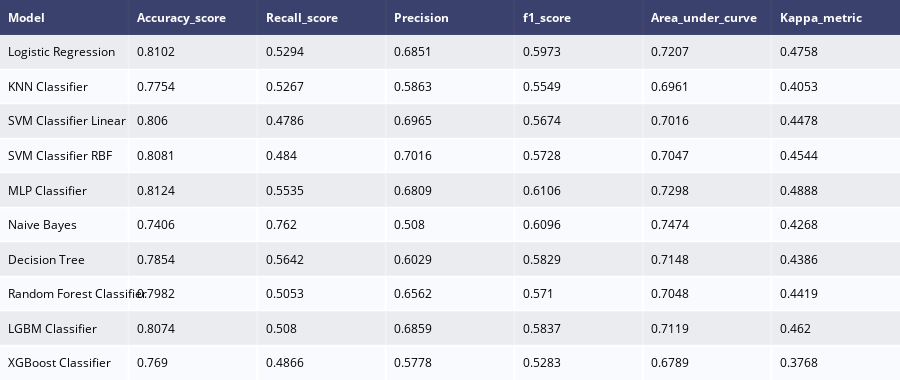

The notebook cell this image was saved under:
### Markdown cell above
Then establish a series of benchmark models and compare their effectiveness.

### Code cell
def model_report(model, X_train, X_test, y_train, y_test, name) :
    model.fit(X_train, y_train)
    y_pred  = model.predict(X_test) 
    
    # Evaluation indicators
    accuracy = accuracy_score(y_test, y_pred)
    recallscore = recall_score(y_test, y_pred)
    precision = precision_score(y_test, y_pred)
    roc_auc = roc_auc_score(y_test, y_pred)
    f1score = f1_score(y_test, y_pred) 
    kappa_metric = cohen_kappa_score(y_test, y_pred)
    
    # Save Data
    df = pd.DataFrame({"Model"           : [name],
                       "Accuracy_score"  : [accuracy],
                       "Recall_score"    : [recallscore],
                       "Precision"       : [precision],
                       "f1_score"        : [f1score],
                       "Area_under_curve": [roc_auc],
                       "Kappa_metric"    : [kappa_metric],
                      })
    return df

# instance model
logit = LogisticRegression()

knn = KNeighborsClassifier(n_neighbors=5) 

svc_lin  = SVC(kernel='linear', random_state=0) 

svc_rbf  = SVC(kernel='rbf', random_state=0) 

mlp_model = MLPClassifier(hidden_layer_sizes=(8,), alpha=0.05, max_iter=50000, 
                          activation='logistic', random_state=0)

gnb = GaussianNB()

decision_tree = DecisionTreeClassifier(criterion='entropy', max_depth=5, random_state=0)  

rfc = RandomForestClassifier(n_estimators=100, random_state=0) 

lgbm_c = LGBMClassifier(boosting_type='gbdt', n_estimators=100, random_state=0) 

xgc = XGBClassifier(n_estimators=100, eta=0.02, max_depth=15, random_state=0, learning_rate=0.001)

# Call
model1 = model_report(logit, X_train_sclaed, X_test_sclaed, y_train, y_test,
                      "Logistic Regression")
model2 = model_report(knn, X_train_sclaed, X_test_sclaed, y_train, y_test,
                      "KNN Classifier")
model3 = model_report(svc_lin, X_train_sclaed, X_test_sclaed, y_train, y_test,
                      "SVM Classifier Linear")
model4 = model_report(svc_rbf, X_train_sclaed, X_test_sclaed, y_train, y_test,
                      "SVM Classifier RBF")
model5 = model_report(mlp_model, X_train_sclaed, X_test_sclaed, y_train, y_test,
                      "MLP Classifier")
model6 = model_report(gnb, X_train, X_test, y_train, y_test,
                      "Naive Bayes")
model7 = model_report(decision_tree, X_train, X_test, y_train, y_test,
                      "Decision Tree")
model8 = model_report(rfc, X_train, X_test, y_train, y_test,
                      "Random Forest Classifier")
model9 = model_report(lgbm_c, X_train, X_test, y_train, y_test,
                      "LGBM Classifier") 
model10 = model_report(xgc, X_train, X_test, y_train, y_test,
                      "XGBoost Classifier")

# Splice Table
model_performances = pd.concat([model1, model2, model3,
                                model4, model5, model6,
                                model7, model8, model9, model10], axis=0).reset_index()

model_performances = model_performances.drop(columns="index",axis =1)

table  = ff.create_table(np.round(model_performances, 4))

py.offline.iplot(table)

### Figure 1 — Plotly figure (JSON) as saved in the notebook; plotly's stock layout.template omitted (floating-point values rounded to 4 significant figures)
{"data": [{"colorscale": [[0, "#00083e"], [0.5, "#ededee"], [1, "#ffffff"]], "hoverinfo": "none", "opacity": 0.75, "showscale": false, "type": "heatmap", "z": [[0, 0, 0, 0, 0, 0, 0], [0.5, 0.5, 0.5, 0.5, 0.5, 0.5, 0.5], [1, 1, 1, 1, 1, 1, 1], [0.5, 0.5, 0.5, 0.5, 0.5, 0.5, 0.5], [1, 1, 1, 1, 1, 1, 1], [0.5, 0.5, 0.5, 0.5, 0.5, 0.5, 0.5], [1, 1, 1, 1, 1, 1, 1], [0.5, 0.5, 0.5, 0.5, 0.5, 0.5, 0.5], [1, 1, 1, 1, 1, 1, 1], [0.5, 0.5, 0.5, 0.5, 0.5, 0.5, 0.5], [1, 1, 1, 1, 1, 1, 1]]}], "layout": {"annotations": [{"align": "left", "font": {"color": "#ffffff"}, "showarrow": false, "text": "<b>Model</b>", "x": -0.45, "xanchor": "left", "xref": "x", "y": 0, "yref": "y"}, {"align": "left", "font": {"color": "#ffffff"}, "showarrow": false, "text": "<b>Accuracy_score</b>", "x": 0.55, "xanchor": "left", "xref": "x", "y": 0, "yref": "y"}, {"align": "left", "font": {"color": "#ffffff"}, "showarrow": false, "text": "<b>Recall_score</b>", "x": 1.55, "xanchor": "left", "xref": "x", "y": 0, "yref": "y"}, {"align": "left", "font": {"color": "#ffffff"}, "showarrow": false, "text": "<b>Precision</b>", "x": 2.55, "xanchor": "left", "xref": "x", "y": 0, "yref": "y"}, {"align": "left", "font": {"color": "#ffffff"}, "showarrow": false, "text": "<b>f1_score</b>", "x": 3.55, "xanchor": "left", "xref": "x", "y": 0, "yref": "y"}, {"align": "left", "font": {"color": "#ffffff"}, "showarrow": false, "text": "<b>Area_under_curve</b>", "x": 4.55, "xanchor": "left", "xref": "x", "y": 0, "yref": "y"}, {"align": "left", "font": {"color": "#ffffff"}, "showarrow": false, "text": "<b>Kappa_metric</b>", "x": 5.55, "xanchor": "left", "xref": "x", "y": 0, "yref": "y"}, {"align": "left", "font": {"color": "#000000"}, "showarrow": false, "text": "Logistic Regression", "x": -0.45, "xanchor": "left", "xref": "x", "y": 1, "yref": "y"}, {"align": "left", "font": {"color": "#000000"}, "showarrow": false, "text": "0.8102", "x": 0.55, "xanchor": "left", "xref": "x", "y": 1, "yref": "y"}, {"align": "left", "font": {"color": "#000000"}, "showarrow": false, "text": "0.5294", "x": 1.55, "xanchor": "left", "xref": "x", "y": 1, "yref": "y"}, {"align": "left", "font": {"color": "#000000"}, "showarrow": false, "text": "0.6851", "x": 2.55, "xanchor": "left", "xref": "x", "y": 1, "yref": "y"}, {"align": "left", "font": {"color": "#000000"}, "showarrow": false, "text": "0.5973", "x": 3.55, "xanchor": "left", "xref": "x", "y": 1, "yref": "y"}, {"align": "left", "font": {"color": "#000000"}, "showarrow": false, "text": "0.7207", "x": 4.55, "xanchor": "left", "xref": "x", "y": 1, "yref": "y"}, {"align": "left", "font": {"color": "#000000"}, "showarrow": false, "text": "0.4758", "x": 5.55, "xanchor": "left", "xref": "x", "y": 1, "yref": "y"}, {"align": "left", "font": {"color": "#000000"}, "showarrow": false, "text": "KNN Classifier", "x": -0.45, "xanchor": "left", "xref": "x", "y": 2, "yref": "y"}, {"align": "left", "font": {"color": "#000000"}, "showarrow": false, "text": "0.7754", "x": 0.55, "xanchor": "left", "xref": "x", "y": 2, "yref": "y"}, {"align": "left", "font": {"color": "#000000"}, "showarrow": false, "text": "0.5267", "x": 1.55, "xanchor": "left", "xref": "x", "y": 2, "yref": "y"}, {"align": "left", "font": {"color": "#000000"}, "showarrow": false, "text": "0.5863", "x": 2.55, "xanchor": "left", "xref": "x", "y": 2, "yref": "y"}, {"align": "left", "font": {"color": "#000000"}, "showarrow": false, "text": "0.5549", "x": 3.55, "xanchor": "left", "xref": "x", "y": 2, "yref": "y"}, {"align": "left", "font": {"color": "#000000"}, "showarrow": false, "text": "0.6961", "x": 4.55, "xanchor": "left", "xref": "x", "y": 2, "yref": "y"}, {"align": "left", "font": {"color": "#000000"}, "showarrow": false, "text": "0.4053", "x": 5.55, "xanchor": "left", "xref": "x", "y": 2, "yref": "y"}, {"align": "left", "font": {"color": "#000000"}, "showarrow": false, "text": "SVM Classifier Linear", "x": -0.45, "xanchor": "left", "xref": "x", "y": 3, "yref": "y"}, {"align": "left", "font": {"color": "#000000"}, "showarrow": false, "text": "0.806", "x": 0.55, "xanchor": "left", "xref": "x", "y": 3, "yref": "y"}, {"align": "left", "font": {"color": "#000000"}, "showarrow": false, "text": "0.4786", "x": 1.55, "xanchor": "left", "xref": "x", "y": 3, "yref": "y"}, {"align": "left", "font": {"color": "#000000"}, "showarrow": false, "text": "0.6965", "x": 2.55, "xanchor": "left", "xref": "x", "y": 3, "yref": "y"}, {"align": "left", "font": {"color": "#000000"}, "showarrow": false, "text": "0.5674", "x": 3.55, "xanchor": "left", "xref": "x", "y": 3, "yref": "y"}, {"align": "left", "font": {"color": "#000000"}, "showarrow": false, "text": "0.7016", "x": 4.55, "xanchor": "left", "xref": "x", "y": 3, "yref": "y"}, {"align": "left", "font": {"color": "#000000"}, "showarrow": false, "text": "0.4478", "x": 5.55, "xanchor": "left", "xref": "x", "y": 3, "yref": "y"}, {"align": "left", "font": {"color": "#000000"}, "showarrow": false, "text": "SVM Classifier RBF", "x": -0.45, "xanchor": "left", "xref": "x", "y": 4, "yref": "y"}, {"align": "left", "font": {"color": "#000000"}, "showarrow": false, "text": "0.8081", "x": 0.55, "xanchor": "left", "xref": "x", "y": 4, "yref": "y"}, {"align": "left", "font": {"color": "#000000"}, "showarrow": false, "text": "0.484", "x": 1.55, "xanchor": "left", "xref": "x", "y": 4, "yref": "y"}, {"align": "left", "font": {"color": "#000000"}, "showarrow": false, "text": "0.7016", "x": 2.55, "xanchor": "left", "xref": "x", "y": 4, "yref": "y"}, {"align": "left", "font": {"color": "#000000"}, "showarrow": false, "text": "0.5728", "x": 3.55, "xanchor": "left", "xref": "x", "y": 4, "yref": "y"}, {"align": "left", "font": {"color": "#000000"}, "showarrow": false, "text": "0.7047", "x": 4.55, "xanchor": "left", "xref": "x", "y": 4, "yref": "y"}, {"align": "left", "font": {"color": "#000000"}, "showarrow": false, "text": "0.4544", "x": 5.55, "xanchor": "left", "xref": "x", "y": 4, "yref": "y"}, {"align": "left", "font": {"color": "#000000"}, "showarrow": false, "text": "MLP Classifier", "x": -0.45, "xanchor": "left", "xref": "x", "y": 5, "yref": "y"}, {"align": "left", "font": {"color": "#000000"}, "showarrow": false, "text": "0.8124", "x": 0.55, "xanchor": "left", "xref": "x", "y": 5, "yref": "y"}, {"align": "left", "font": {"color": "#000000"}, "showarrow": false, "text": "0.5535", "x": 1.55, "xanchor": "left", "xref": "x", "y": 5, "yref": "y"}, {"align": "left", "font": {"color": "#000000"}, "showarrow": false, "text": "0.6809", "x": 2.55, "xanchor": "left", "xref": "x", "y": 5, "yref": "y"}, {"align": "left", "font": {"color": "#000000"}, "showarrow": false, "text": "0.6106", "x": 3.55, "xanchor": "left", "xref": "x", "y": 5, "yref": "y"}, {"align": "left", "font": {"color": "#000000"}, "showarrow": false, "text": "0.7298", "x": 4.55, "xanchor": "left", "xref": "x", "y": 5, "yref": "y"}, {"align": "left", "font": {"color": "#000000"}, "showarrow": false, "text": "0.4888", "x": 5.55, "xanchor": "left", "xref": "x", "y": 5, "yref": "y"}, {"align": "left", "font": {"color": "#000000"}, "showarrow": false, "text": "Naive Bayes", "x": -0.45, "xanchor": "left", "xref": "x", "y": 6, "yref": "y"}, {"align": "left", "font": {"color": "#000000"}, "showarrow": false, "text": "0.7406", "x": 0.55, "xanchor": "left", "xref": "x", "y": 6, "yref": "y"}, {"align": "left", "font": {"color": "#000000"}, "showarrow": false, "text": "0.762", "x": 1.55, "xanchor": "left", "xref": "x", "y": 6, "yref": "y"}, {"align": "left", "font": {"color": "#000000"}, "showarrow": false, "text": "0.508", "x": 2.55, "xanchor": "left", "xref": "x", "y": 6, "yref": "y"}, {"align": "left", "font": {"color": "#000000"}, "showarrow": false, "text": "0.6096", "x": 3.55, "xanchor": "left", "xref": "x", "y": 6, "yref": "y"}, {"align": "left", "font": {"color": "#000000"}, "showarrow": false, "text": "0.7474", "x": 4.55, "xanchor": "left", "xref": "x", "y": 6, "yref": "y"}, {"align": "left", "font": {"color": "#000000"}, "showarrow": false, "text": "0.4268", "x": 5.55, "xanchor": "left", "xref": "x", "y": 6, "yref": "y"}, {"align": "left", "font": {"color": "#000000"}, "showarrow": false, "text": "Decision Tree", "x": -0.45, "xanchor": "left", "xref": "x", "y": 7, "yref": "y"}, {"align": "left", "font": {"color": "#000000"}, "showarrow": false, "text": "0.7854", "x": 0.55, "xanchor": "left", "xref": "x", "y": 7, "yref": "y"}, {"align": "left", "font": {"color": "#000000"}, "showarrow": false, "text": "0.5642", "x": 1.55, "xanchor": "left", "xref": "x", "y": 7, "yref": "y"}, {"align": "left", "font": {"color": "#000000"}, "showarrow": false, "text": "0.6029", "x": 2.55, "xanchor": "left", "xref": "x", "y": 7, "yref": "y"}, {"align": "left", "font": {"color": "#000000"}, "showarrow": false, "text": "0.5829", "x": 3.55, "xanchor": "left", "xref": "x", "y": 7, "yref": "y"}, {"align": "left", "font": {"color": "#000000"}, "showarrow": false, "text": "0.7148", "x": 4.55, "xanchor": "left", "xref": "x", "y": 7, "yref": "y"}, {"align": "left", "font": {"color": "#000000"}, "showarrow": false, "text": "0.4386", "x": 5.55, "xanchor": "left", "xref": "x", "y": 7, "yref": "y"}, {"align": "left", "font": {"color": "#000000"}, "showarrow": false, "text": "Random Forest Classifier", "x": -0.45, "xanchor": "left", "xref": "x", "y": 8, "yref": "y"}, {"align": "left", "font": {"color": "#000000"}, "showarrow": false, "text": "0.7982", "x": 0.55, "xanchor": "left", "xref": "x", "y": 8, "yref": "y"}, {"align": "left", "font": {"color": "#000000"}, "showarrow": false, "text": "0.5053", "x": 1.55, "xanchor": "left", "xref": "x", "y": 8, "yref": "y"}, {"align": "left", "font": {"color": "#000000"}, "showarrow": false, "text": "0.6562", "x": 2.55, "xanchor": "left", "xref": "x", "y": 8, "yref": "y"}, {"align": "left", "font": {"color": "#000000"}, "showarrow": false, "text": "0.571", "x": 3.55, "xanchor": "left", "xref": "x", "y": 8, "yref": "y"}, {"align": "left", "font": {"color": "#000000"}, "showarrow": false, "text": "0.7048", "x": 4.55, "xanchor": "left", "xref": "x", "y": 8, "yref": "y"}, {"align": "left", "font": {"color": "#000000"}, "showarrow": false, "text": "0.4419", "x": 5.55, "xanchor": "left", "xref": "x", "y": 8, "yref": "y"}, {"align": "left", "font": {"color": "#000000"}, "showarrow": false, "text": "LGBM Classifier", "x": -0.45, "xanchor": "left", "xref": "x", "y": 9, "yref": "y"}, {"align": "left", "font": {"color": "#000000"}, "showarrow": false, "text": "0.8074", "x": 0.55, "xanchor": "left", "xref": "x", "y": 9, "yref": "y"}, {"align": "left", "font": {"color": "#000000"}, "showarrow": false, "text": "0.508", "x": 1.55, "xanchor": "left", "xref": "x", "y": 9, "yref": "y"}, {"align": "left", "font": {"color": "#000000"}, "showarrow": false, "text": "0.6859", "x": 2.55, "xanchor": "left", "xref": "x", "y": 9, "yref": "y"}, {"align": "left", "font": {"color": "#000000"}, "showarrow": false, "text": "0.5837", "x": 3.55, "xanchor": "left", "xref": "x", "y": 9, "yref": "y"}, {"align": "left", "font": {"color": "#000000"}, "showarrow": false, "text": "0.7119", "x": 4.55, "xanchor": "left", "xref": "x", "y": 9, "yref": "y"}, {"align": "left", "font": {"color": "#000000"}, "showarrow": false, "text": "0.462", "x": 5.55, "xanchor": "left", "xref": "x", "y": 9, "yref": "y"}, {"align": "left", "font": {"color": "#000000"}, "showarrow": false, "text": "XGBoost Classifier", "x": -0.45, "xanchor": "left", "xref": "x", "y": 10, "yref": "y"}, {"align": "left", "font": {"color": "#000000"}, "showarrow": false, "text": "0.769", "x": 0.55, "xanchor": "left", "xref": "x", "y": 10, "yref": "y"}, {"align": "left", "font": {"color": "#000000"}, "showarrow": false, "text": "0.4866", "x": 1.55, "xanchor": "left", "xref": "x", "y": 10, "yref": "y"}, {"align": "left", "font": {"color": "#000000"}, "showarrow": false, "text": "0.5778", "x": 2.55, "xanchor": "left", "xref": "x", "y": 10, "yref": "y"}, {"align": "left", "font": {"color": "#000000"}, "showarrow": false, "text": "0.5283", "x": 3.55, "xanchor": "left", "xref": "x", "y": 10, "yref": "y"}, {"align": "left", "font": {"color": "#000000"}, "showarrow": false, "text": "0.6789", "x": 4.55, "xanchor": "left", "xref": "x", "y": 10, "yref": "y"}, {"align": "left", "font": {"color": "#000000"}, "showarrow": false, "text": "0.3768", "x": 5.55, "xanchor": "left", "xref": "x", "y": 10, "yref": "y"}], "height": 380, "margin": {"b": 0, "l": 0, "r": 0, "t": 0}, "xaxis": {"dtick": 1, "gridwidth": 2, "showticklabels": false, "tick0": -0.5, "ticks": "", "zeroline": false}, "yaxis": {"autorange": "reversed", "dtick": 1, "gridwidth": 2, "showticklabels": false, "tick0": 0.5, "ticks": "", "zeroline": false}}}
